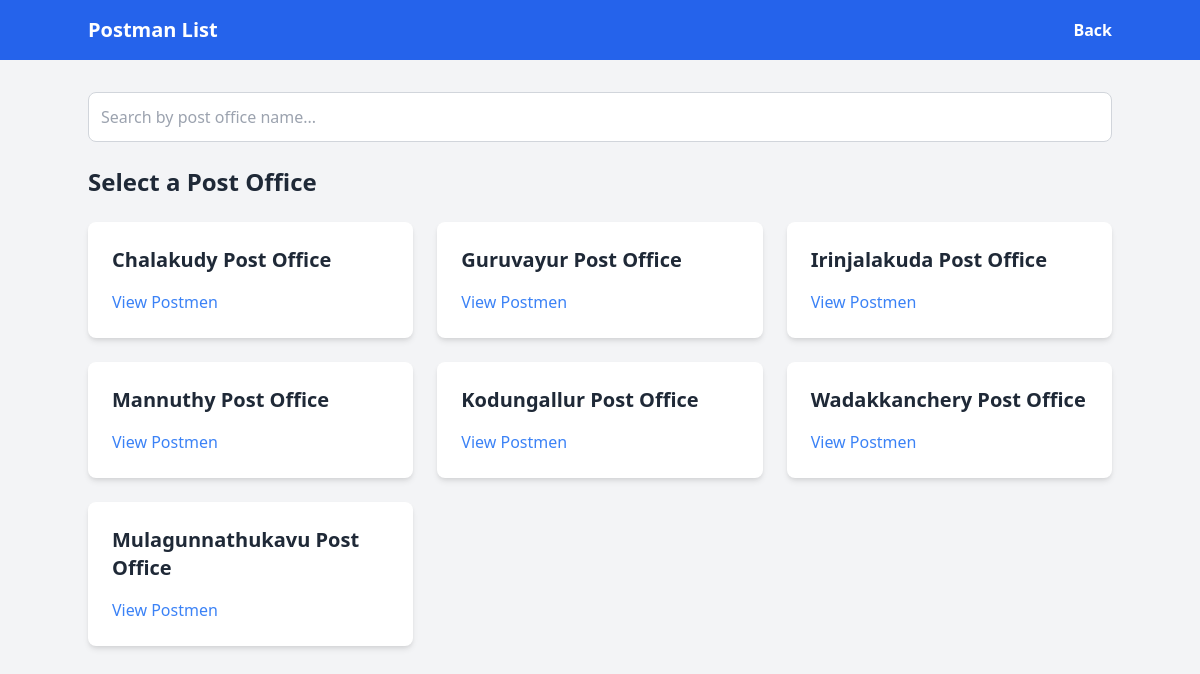
Screenshot of /postmanlist3/ with the database file from the repository.
### POST/models.py (models this page shows)
class postoffice(models.Model):
   postoffice_id=models.IntegerField()
   postoffice_name=models.CharField(max_length=100)
   image=models.ImageField(upload_to='images/',blank=True,null=True)
   district=models.CharField(max_length=100)
   description=models.CharField(max_length=200)
   stationmaster=models.CharField(max_length=100)
   contact=models.IntegerField()
   email=models.EmailField()

### POST/views.py (the view)
# urls.py: path('postmanlist3/',views.postmanlist3,name='postmanlist3'),
def postmanlist3(request):
    postoffices = postoffice.objects.all()
    selected_postoffice = request.GET.get('postoffice_name', None)
    if selected_postoffice:
        postmen = postman.objects.filter(postoffice_name=selected_postoffice)
    else:
        postmen = None
    return render(request, 'postmanlist3.html', {
        'postoffices': postoffices,
        'postmen': postmen,
        'selected_postoffice': selected_postoffice,
    })

### POST/templates/postmanlist3.html (shortened to what this page needs)
{% block content %}
<!DOCTYPE html>
<html lang="en">
<head>
    <link href="https://cdn.jsdelivr.net/npm/tailwindcss@2.2.19/dist/tailwind.min.css" rel="stylesheet">
</head>
<body class="bg-gray-100">
    <nav class="bg-blue-600 p-4">
        <div class="container mx-auto flex justify-between items-center">
            <a class="text-white text-xl font-bold">Postman List</a>
            <a href="/posthome/" class="text-white font-bold">Back</a>
        </div>
    </nav>
    <div class="container mx-auto mt-8">
        <div class="mb-6 relative">
            <input
                id="searchInput"
                type="text"
                placeholder="Search by post office name..."
                class="w-full p-3 border border-gray-300 rounded-lg focus:outline-none focus:ring focus:border-blue-500">
        </div>
        {% if postoffices and not selected_postoffice %}
        <h2 class="text-2xl font-bold text-gray-800 mb-6">Select a Post Office</h2>
        <div class="grid grid-cols-1 md:grid-cols-2 lg:grid-cols-3 gap-6">
            {% for postoffice in postoffices %}
            <div class="item bg-white rounded-lg shadow-md p-6 hover:shadow-lg transition-shadow">
                <h2 class="name text-xl font-semibold text-gray-800">{{ postoffice.postoffice_name }}</h2>
                <a
                    href="?postoffice_name={{ postoffice.postoffice_name }}"
                    class="text-blue-500 hover:underline mt-4 block">View Postmen</a>
            </div>
            {% endfor %}
        </div>
        {% else %}
        <p class="text-center text-gray-500">
            No post offices available at the moment. Please check back later.
        </p>
        {% endif %}
    </div>
</body>
</html>
{% endblock %}

### rows the page displays
postoffice: postoffice_name "Chalakudy Post Office"
postoffice: postoffice_name "Guruvayur Post Office"
postoffice: postoffice_name "Irinjalakuda Post Office"
postoffice: postoffice_name "Mannuthy Post Office"
postoffice: postoffice_name "Kodungallur Post Office"
postoffice: postoffice_name "Wadakkanchery Post Office"
postoffice: postoffice_name "Mulagunnathukavu Post Office"
